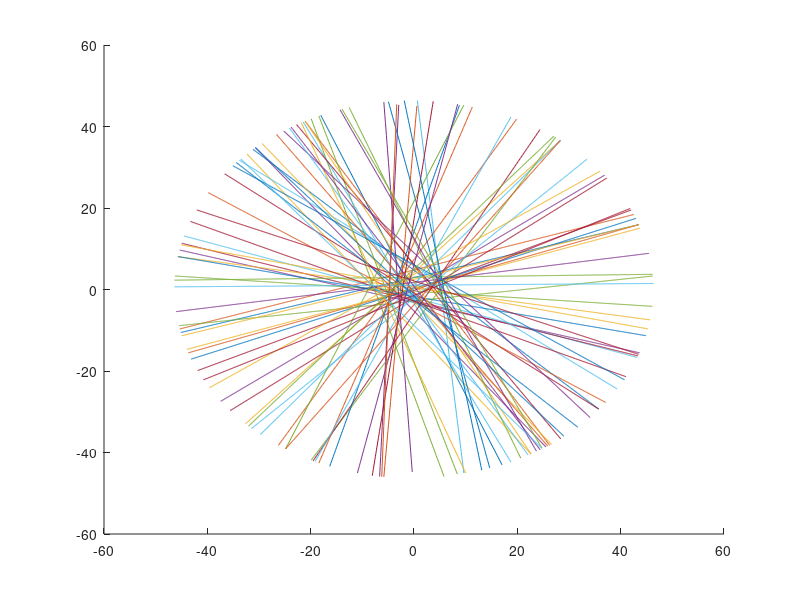

MATLAB code for this plot: (Note: this script raises an error after producing the figure.)
%parpool(5*2_ (-0.41,-0.39) )
tic
fid1= fopen('cor.txt','r');
sizeA=[2,4000];
formatSpec ='%f%f';
A=fscanf(fid1,formatSpec,sizeA);
fclose(fid1);
A=A';
 
k=size(A,1)/2;
p=zeros(k,2);
Points=zeros(k,2);
j=1;
for i=1:k
    Start=min(A(2*i-1:2*i,1));
    End=max(A(2*i-1:2*i,1));
    xval=Start:0.1:End;
    p(i,:)=polyfit(A(2*i-1:2*i,1),A(2*i-1:2*i,2),1);
    yval=polyval(p(i,:),xval);
    hold on
   plot(xval,yval)
    if(i>1)
        for t=1:i-1
          x0=fzero(@(x) polyval(p(i,:)-p(t,:),x),3);
          if(Start<=x0 && x0<=End)
            Points(j,1)= x0;
            Points(j,2)=polyval(p(i,:),x0);
            j=j+1;
          end
        end
    end
end

fid= fopen('Points.txt','wt'); 
% save Points in txt file:
for j=1:size(Points,1)
    fprintf(fid,'%g\t %g \n' ,Points(j,1),Points(j,2));
end

fclose(fid);
toc
%parpool('close');
